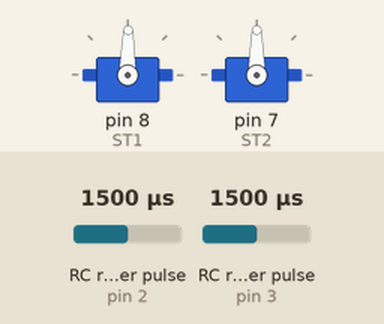
A sketch run on a simulated Arduino Mega 2560, built with avr-gcc and run on an emulated ATmega2560. Parts: 2 × servo. Wiring (inferred from the names in the program): 2 × RC receiver channel: data pin 2 / data pin 3. Inputs (shaded band) come from the test bench; at power-on: RC receiver pulse (sensors on pin 2, pin 3) 1500 µs. What the sketch prints to the serial monitor is not drawn.

Above: at 1.2 s.
1.3 s: RC receiver pulse (sensor on pin 2) set to 1250 µs
At 2.35 s:
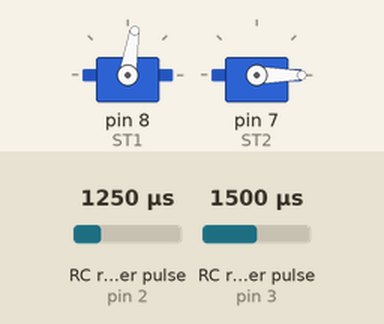
4.3 s: RC receiver pulse (sensor on pin 3) set to 1020 µs
At 4.9 s:
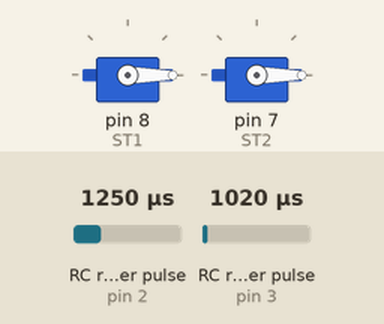
5.8 s: RC receiver pulse (sensor on pin 3) set to 1750 µs
8.8 s: RC receiver pulse (sensor on pin 2) set to 1423 µs
11.8 s: RC receiver pulse (sensor on pin 2) set to 1447 µs
At 12.09 s:
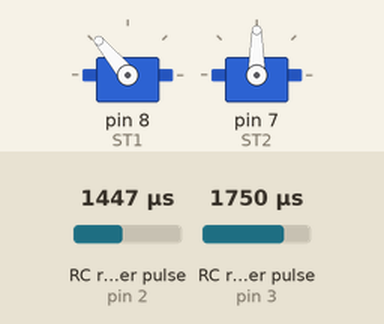
14.8 s: RC receiver pulse (sensor on pin 3) set to 1250 µs
At 15.11 s:
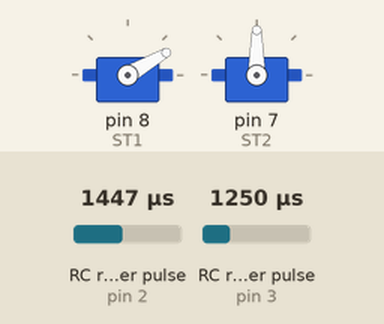
Timing chart, 0 to 18.8 s (numbered marks = the images above; inputs shaded):
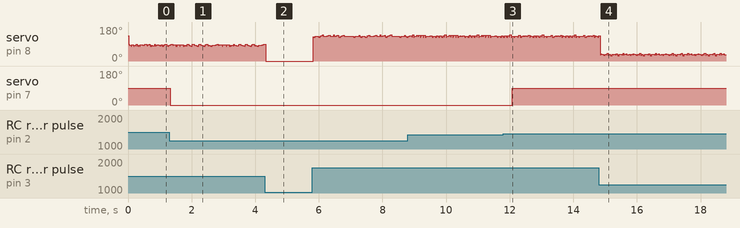

Measured:
- the behaviour switches between 1438 and 1439 µs on RC receiver pulse (sensor on pin 2) (found by bisection; images 2 and 3)
- after the input at 1.3 s, servo on pin 7 (ST2): 90° → 0° at once
- after the input at 11.8 s, servo on pin 7 (ST2): 0° → 90° after 0.28 s

The sketch:

MAIN_SYSTEM_PROGRAM.ino
```cpp
//DO NOT EDIT CODE

#include <Servo.h>

// RC dont change
#define CH1_int 0    // Channel 1 interrupt #
#define CH1_pin 2     // Respective channel Hardware interrupt pin number

#define CH2_int 1     // Channel 2 interrupt #
#define CH2_pin 3     // Respective channel Hardware interrupt pin number

#define valid_pulse_limit 2000 // [uS] Valid output high pulse time limit for RC controller
#define max_high_time 2300 // [uS] Maximum expected high time
#define min_high_time 500 // [uS] Minimum expected high time
//
//DO NOT EDIT CODE ABOVE

//THIS IS THE ONLY CODE YOUR EDIT*******************************************************
//**************************************************************************************
int b = 20; //This is distance in feet forward
int a = 2;
//**************************************************************************************
//**************************************************************************************
//DO NOT EDIT CODE
//DO NOT EDIT CODE
//    a = Speed
// 1 = Fast forward
// 2 = medium forward
// 3 = slow forward **time fix
// 4 == slow back **time fix
// 5 == medium back
// 6 == fast back

int power_mapping [] = { 0, 160, 135, 110, 70, 50, 30 }; //Speed Settings
int power_mappingReversed [] = { 0, 30, 50, 70, 110, 135, 160 }; //Speed Settings
float timer_mapping [] = { 0, 131, 160, 1245, 1131, 150, 137 }; //Speed in Feet Per Second
float timer_mappingReversed [] = { 0, 137, 150, 1131, 1245, 160, 131 }; //Speed in Feet Per Second
//160(0546) 135(1139) 110(4150) 70(3770) 50(1298) 30(0690)

int channel1 = 2; // defines the channels that are connected
int channel2 = 3;// to pins 9 and 10 of arduino respectively
int analogOutputF ; //Used later to
int analogOutputB ; // store values
int Channel1 ; // Used later to
int Channel2 ; // store values
int switchingServo = 0;
volatile unsigned long CH1_t=0, CH1_delta=0, CH2_t=0, CH2_delta=0 ;
float CH1,CH2;
unsigned long t=0;
//------- VARIABLES (will change)

Servo ST1;
Servo ST2;
int servoInt = 0;          //    will be changed to negative value for movement in the other direction
unsigned long currentMillis = 0;    // stores the value of millis() in each iteration of loop()
unsigned long previousServoMillis = 0; // the time when the servo was last moved


int count;   // in declarations
int ch1_previousDelta;
int ch2_previousDelta;
boolean transmitterOff = true;


//========
void CH1_int_ISR()
{
  if ((micros()-CH1_t) < valid_pulse_limit){
    CH1_delta = micros()-CH1_t;
  }
  CH1_t = micros();
}

void CH2_int_ISR()
{
  if ((micros()-CH2_t) < valid_pulse_limit){
    CH2_delta = micros()-CH2_t;
  }
  CH2_t = micros();

}

// Call able function


//========
void setup() {

   pinMode (channel1, INPUT);// initialises the channels
   pinMode (channel2, INPUT);// as inputs
   Serial.begin(115200);
   ST1.attach(8);
   ST2.attach(7);
  Serial.print("Channel 1 connected to pin number....\t");
  Serial.println(CH1_pin);
  Serial.print("Channel 2 connected to pin number....\t");
  Serial.println(CH2_pin);

  pinMode(CH1_pin, INPUT);
  pinMode(CH2_pin, INPUT);

  attachInterrupt(CH1_int, CH1_int_ISR, CHANGE);
  attachInterrupt(CH2_int, CH2_int_ISR, CHANGE);


}


//=======

void loop() {


if(CH1_delta == ch1_previousDelta && CH2_delta == ch2_previousDelta)
{
  count++;
 // Serial.println(count);
}
else
{
ch1_previousDelta = CH1_delta;
ch2_previousDelta = CH2_delta;
transmitterOff = false;
count=0;
}

if(count>5000)
{
transmitterOff = true;
}


currentMillis = millis();
 // Serial.println(CH1_delta);
 // Serial.println(CH2_delta);

if (transmitterOff){

 if (currentMillis - previousServoMillis >= servoInt) {
      previousServoMillis = currentMillis;

    if (switchingServo == 0){
      switchingServo = 1;
      ST1.write(power_mapping [a]);
      servoInt = (b*timer_mapping [a]);
      Serial.println(servoInt);

    }else if (switchingServo == 1){
      switchingServo = 2;
      //Back Wheel
      ST1.write(90);
      //Front Wheel
     // ST2.write(180); EDITED OUT FRPONT WHEEL MOTION
      servoInt = (1000);
      Serial.println(servoInt);

    }else if (switchingServo == 2){
      switchingServo = 3;
      ST1.write(power_mappingReversed [a]);
      servoInt = (b*timer_mappingReversed [a]);
      Serial.println(servoInt);

    }else if (switchingServo == 3){
      switchingServo = 0;
      //Back Wheel
      ST1.write(90);
      //Front Wheel
      //ST2.write(0); EDITED OUT FRPONT WHEEL MOTION
      servoInt = (1000);
      Serial.println(servoInt);

    }}
  }else{

   previousServoMillis = 0;
   servoInt = 0; //delay for program
   switchingServo = 0;


     //BACK MOTOR
   analogOutputF = map(CH2_delta, 1060, 2000, 0, 180);
    ST1.write(analogOutputF);
    // Serial.println (analogOutputF);
      //STEERING
   analogOutputB = map(CH1_delta, 1260, 1660, 0, 180);

             Serial.println(CH1_delta);

   if (CH1_delta > 1550 && CH1_delta < 1700){
     ST2.write(180);

    //  Serial.println (180);

   }else if (CH1_delta < 1475 && CH1_delta < 1300){
     ST2.write(0);
    //  Serial.println (0);

   }else if (CH1_delta > 1475 && CH1_delta < 1525){
     ST2.write(90);
    //  Serial.println (110);

    }
  }
}


//=====END
```
